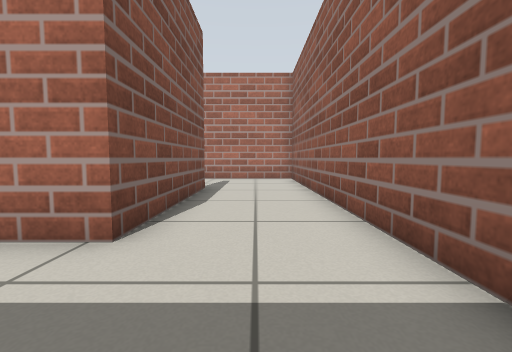
View 1 (above)

16 first-person views from a walk through a world built for the Gazebo simulator. The camera is 0.5 m above the floor, tilts 4° down and sees 90° across. The floor is counted in squares, 0.5 m on a side. Each view is taken from the middle of a square. On the plan, view 1 faces up. The plan holds only what a view shows up to about 11 squares ahead; the rest is blank.

View 2
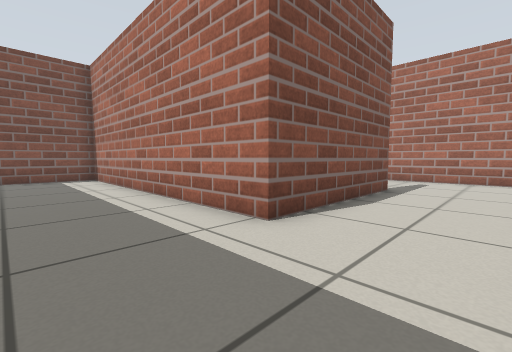

View 3
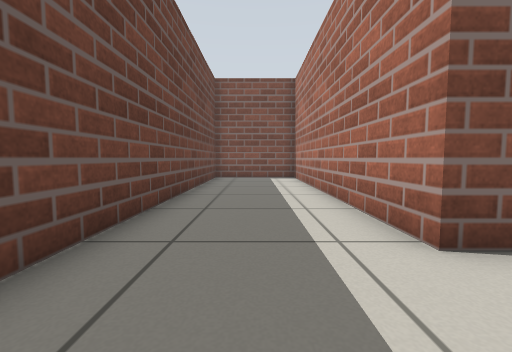

View 4
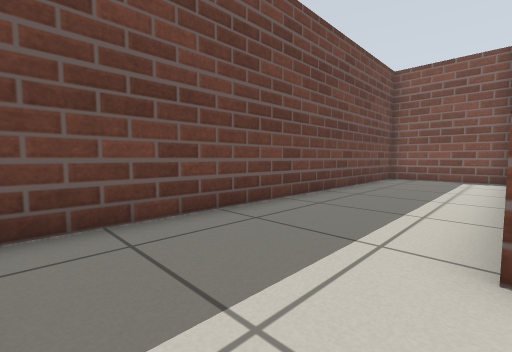

View 5
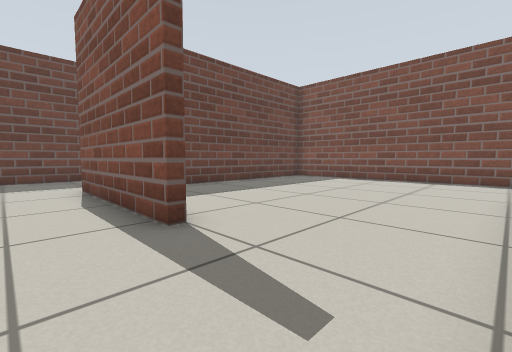

View 6
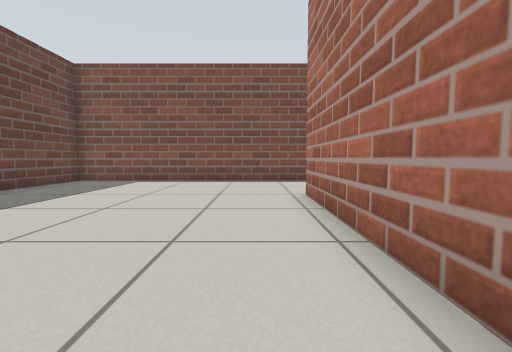

View 7
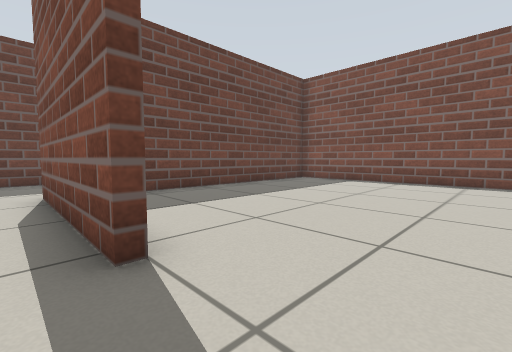

View 8
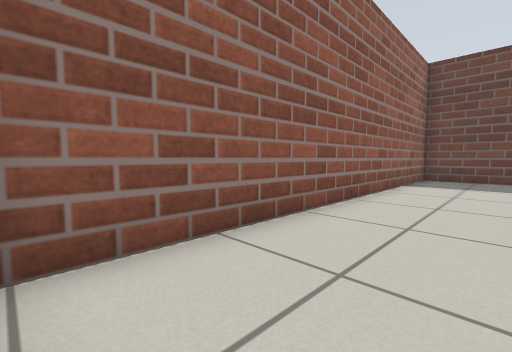

View 9
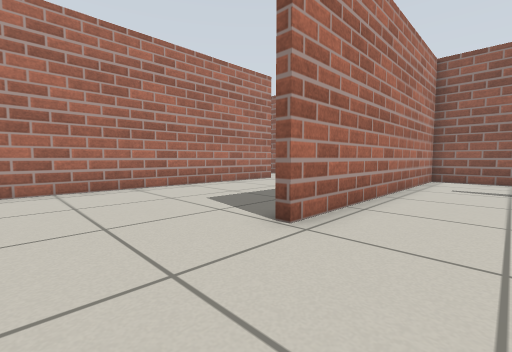

View 10
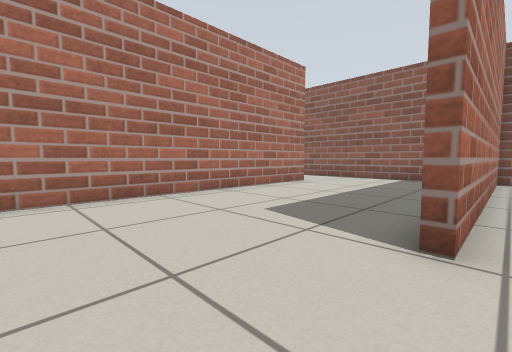

View 11
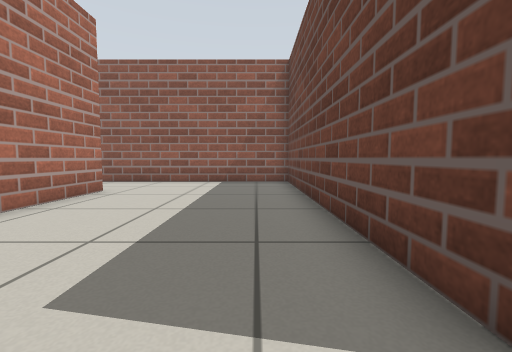

View 12
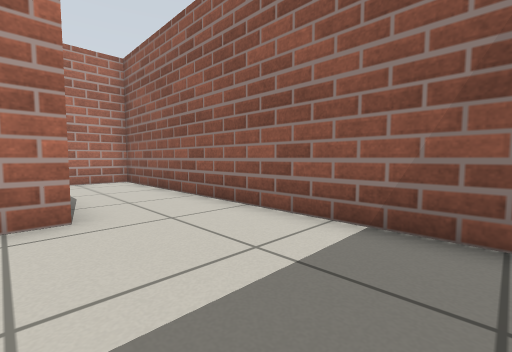

View 13
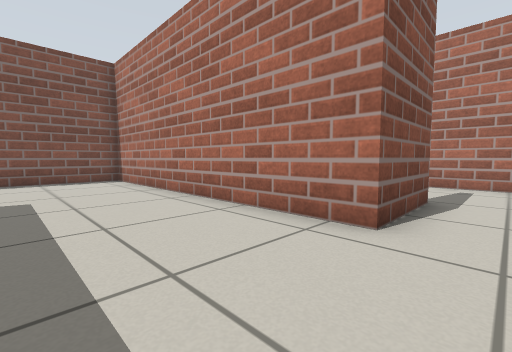

View 14
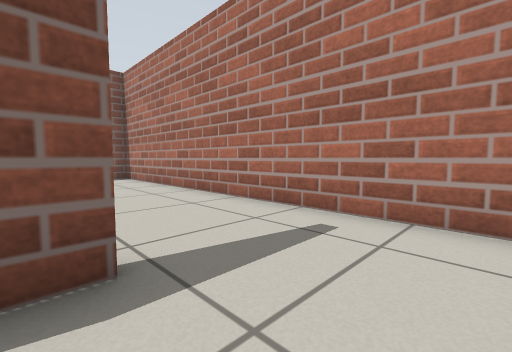

View 15
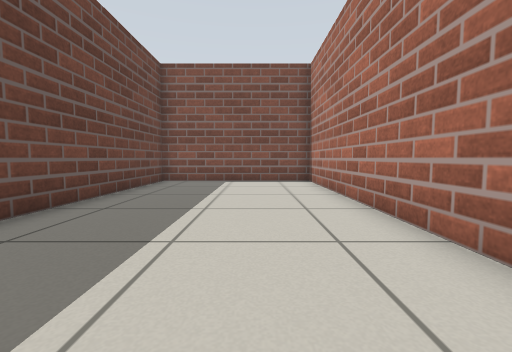

View 16
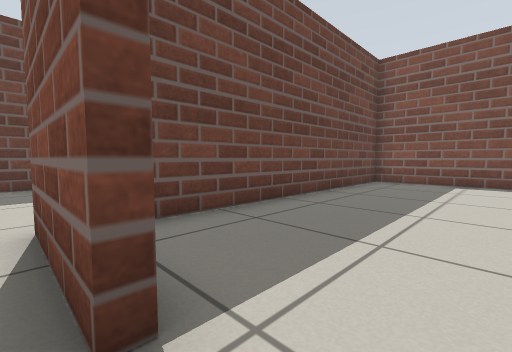

### Floor plan
Points are (right, up) in squares from view 1. A wall is a line through its corners. A room is listed if a view was taken in it or the views show most of it. See-through windows are left out.
Room 1 (views 1, 2, 3, 4, 5, 6, 7, 8)
walls: (-2.1, 8.5) (-1.7, 8.5) (-1.7, 3) (-11.9, 3); (-10.7, -1.1) (1.7, -1.1) (1.7, 12.4) (-2.5, 12.4); (-12.2, 3) (-12.2, -0.1)
ways out: opening at (-2, 10.5) to room 2
Room 2 (views 9, 10)
walls: (-2.5, 12.4) (-7.9, 12.4) (-7.9, 12.6); (-12.2, 13.2) (-12.2, 3.3) (-4, 3.3)
ways out: opening at (-2, 10.5) to room 1; opening at (-9.5, 13) to room 3
Room 3 (views 11, 12, 13, 14, 15, 16)
walls: (-1.3, 21.8) (-1.3, 18.6) (-12.2, 18.6) (-12.2, 14.9); (-7.9, 12.6) (1.7, 12.6) (1.7, 25.3) (-1.5, 25.3)
ways out: opening at (-9.5, 13) to room 2; opening at (-1, 23.5) to room 4
Room 4 (no view inside)
walls: (-1.5, 25.3) (-12.2, 25.3) (-12.2, 19) (-2.6, 19)
ways out: opening at (-1, 23.5) to room 3

Where each view was taken, in squares from view 1:
view 1: 0 up, 0 right, facing up
view 2: 0 up, 1 right, facing up-left
view 3: 1 up, 1 right, facing left
view 4: 3 up, 1 right, facing down-left
view 5: 12 up, 0 right, facing down-left
view 6: 11 up, 1 left, facing left
view 7: 11 up, 1 left, facing down-left
view 8: 12 up, 1 left, facing down-right
view 9: 10 up, 11 left, facing up-right
view 10: 12 up, 11 left, facing up-right
view 11: 14 up, 9 left, facing right
view 12: 14 up, 2 left, facing up-right
view 13: 15 up, 0 right, facing up-left
view 14: 21 up, 1 right, facing up-left
view 15: 23 up, 1 left, facing left
view 16: 23 up, 1 left, facing down-left
